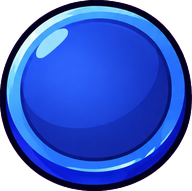
#> input picture assets/ui/b_base.png, 192 x 191 px, given in place of 13.webp, which was not available
$ python build_ui.py ../assets/ui/b_base.png
#> lines starting #> are read from the running program, lines starting #| are printed output that depends on the picture
### tools/slice_ui.py
# 切 GPT 介面樣式圖:洋紅去背 -> 連通區塊 -> 依序輸出(左到右、上到下分列)
import sys, numpy as np
from PIL import Image
from collections import deque

def key(im):
    a = np.asarray(im.convert('RGB')).astype(np.float32)
    r, g, b = a[..., 0], a[..., 1], a[..., 2]
    # 洋紅度:r、b 高、g 低
    m = np.minimum(r, b) - g
    alpha = np.clip((m - 60) / 80.0, 0, 1)      # m>140 完全透明
    alpha = 1 - alpha
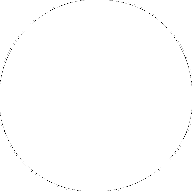
#> alpha: shape (191, 192) float32; min 0, max 1, mean 0.997
    # 去洋紅溢色:邊緣像素把 r、b 往 g 壓
    spill = np.clip((m - 10) / 130.0, 0, 1) * alpha
    r2 = r - spill * (r - g) * .8
    b2 = b - spill * (b - g) * .8
    out = np.dstack([r2, g, b2, alpha * 255]).clip(0, 255).astype(np.uint8)
    return Image.fromarray(out, 'RGBA')

def comps(rgba, minsize=40):
#> called with minsize = 40
    F = 4
    al = np.asarray(rgba)[..., 3] > 40
    H, W = al.shape
    sm = al[:H // F * F, :W // F * F].reshape(H // F, F, W // F, F).any(axis=(1, 3))
    # 膨脹 2 格(=8px)以連起外框與內部
    d = sm.copy()
    for _ in range(int(__import__("os").environ.get("DIL","2"))):
        e = d.copy(); e[1:] |= d[:-1]; e[:-1] |= d[1:]; e[:, 1:] |= d[:, :-1]; e[:, :-1] |= d[:, 1:]; d = e
    seen = np.zeros_like(d); boxes = []
    h, w = d.shape
    for y0 in range(h):
        for x0 in range(w):
            if d[y0, x0] and not seen[y0, x0]:
                q = deque([(y0, x0)]); seen[y0, x0] = True
                y1 = y2 = y0; x1 = x2 = x0
                while q:
                    y, x = q.popleft()
                    y1 = min(y1, y); y2 = max(y2, y); x1 = min(x1, x); x2 = max(x2, x)
                    for dy, dx in ((1, 0), (-1, 0), (0, 1), (0, -1)):
                        ny, nx = y + dy, x + dx
                        if 0 <= ny < h and 0 <= nx < w and d[ny, nx] and not seen[ny, nx]:
                            seen[ny, nx] = True; q.append((ny, nx))
                bh = (y2 - y1 + 1) * F; bw = (x2 - x1 + 1) * F
                if bh >= minsize and bw >= minsize:
                    boxes.append((y1 * F, x1 * F, (y2 + 1) * F, (x2 + 1) * F))
    return boxes

def order(boxes, rowtol=60):
    boxes = sorted(boxes, key=lambda b: (b[0] + b[2]) / 2)
    rows = []
    for b in boxes:
        cy = (b[0] + b[2]) / 2
        if rows and abs(cy - rows[-1][0]) < rowtol:
            rows[-1][1].append(b)
        else:
            rows.append([cy, [b]])
    return [sorted(r[1], key=lambda b: b[1]) for r in rows]

# [11 lines that do not run on import are left out]

### tools/build_ui.py
# 把 GPT 4 張介面樣式圖切進 assets/ui(第 2~4 張;第 1 張待原圖)
import os, sys
os.environ['DIL'] = '0'
sys.path.insert(0, os.path.dirname(__file__))
from slice_ui import key, comps, order
from PIL import Image

def cut(im, b, name):
    c = im.crop((b[1], b[0], b[3], b[2])); bb = c.getbbox(); c = c.crop(bb)
    c.save('assets/ui/%s.png' % name); print(name, c.size)

def sheet(path, names, by=None):
    im = key(Image.open(path)); boxes = comps(im)
#> after `boxes = comps(im)`: boxes = [(0, 0, 188, 192)]
    if by == 'geom2':
        # 第 2 張:依位置命名
        top = sorted([b for b in boxes if b[0] < 620], key=lambda b: b[1])
#> top = [(0, 0, 188, 192)]
        for n, b in zip(['panel', 'slot', 'slotsel'], top): cut(im, b, n)
#> this loop made 1 pass
#> (n, b, bb in cut) on pass 1: ('panel', (0, 0, 188, 192), (0, 0, 192, 188))
#| panel (192, 188)
#> pass 1, in cut, `c = im.crop((b[1], b[0], b[3], b[2]))`:
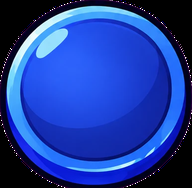
#> c: PIL image 192x188 RGBA; mean R, G, B, A 29.7, 60.8, 159.4, 254.1; transparent parts drawn white
        rest = [b for b in boxes if b[0] >= 620]
#> rest = []
        left = sorted([b for b in rest if b[1] < 780], key=lambda b: b[0])
#> left = []
        right = sorted([b for b in rest if b[1] >= 780], key=lambda b: b[0])
#> right = []
        for n, b in zip(['capsule', 'hpframe'], left): cut(im, b, n)
#> this loop made 0 passes
        for n, b in zip(['bar_hp', 'bar_mp', 'bar_sp'], right): cut(im, b, n)
    else:
        flat = [b for r in order(boxes, 120) for b in r]
        for n, b in zip(names, flat): cut(im, b, n)

D = sys.argv[1]
sheet(D + '/13.webp', None, 'geom2')
sheet(D + '/14.webp', ['b_wear', 'b_stance', 'b_sit', 'b_wear_dn', 'b_stance_dn', 'b_sit_dn'])
#> call 2 of sheet, with path = '../assets/ui/b_base.png/14.webp'
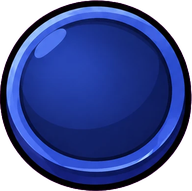
#> input picture assets/ui/b_base_dn.png, 192 x 191 px, given in place of 14.webp, which was not available
#> in key (call 2), `r, g, b = a[..., 0], a[..., 1], a[..., 2]`:
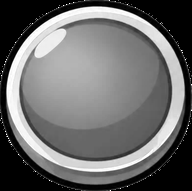
#> b: shape (191, 192) float32; min 0, max 255, mean 106.8
#> in key (call 2), `m = np.minimum(r, b) - g`:
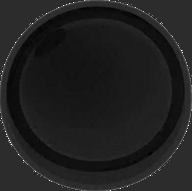
#> m: shape (191, 192) float32; min -54, max 255, mean -14.5; drawn with min black and max white
#> in key (call 2), `spill = np.clip((m - 10) / 130.0, 0, 1) * alpha`:
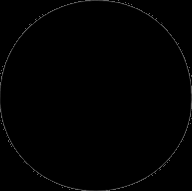
#> spill: shape (191, 192) float32; min 0, max 0.406, mean 0.0057
#> in order, `boxes = sorted(boxes, key=lambda b: (b[0] + b[2]) / 2)`: boxes = [(0, 0, 188, 192)]
#> the loop in order, `for b in boxes:` made 1 pass
#> (b, cy) on pass 1: ((0, 0, 188, 192), 94)
#> after the loop in order, `for b in boxes:`: rows = 1 item
#> in sheet (call 2), `flat = [b for r in order(boxes, 120) for b in r]`: flat = [(0, 0, 188, 192)]
#> the loop in sheet (call 2), `for n, b in zip(names, flat): cut(im, b, n)` made 1 pass
#| b_wear (192, 188)
#> pass 1, in cut (call 2), `c = im.crop((b[1], b[0], b[3], b[2]))`:
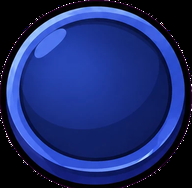
#> c: PIL image 192x188 RGBA; mean R, G, B, A 26.7, 41.7, 108.1, 254.1; transparent parts drawn white
sheet(D + '/15.webp', ['i_near', 'i_cls', 'i_cast', 'b_base', 'b_base_dn', 'b_cancel'])
#> the loop in order (call 2), `for b in boxes:` made 1 pass
